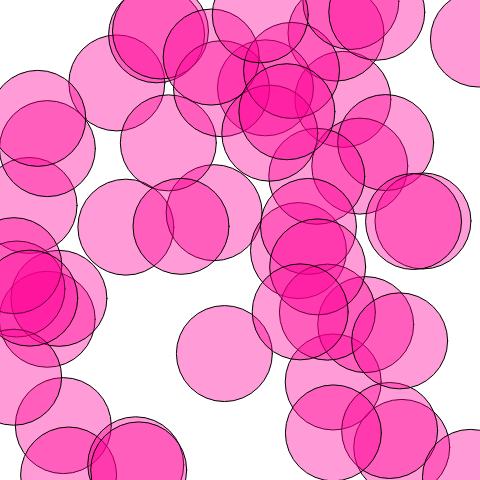
Frame 1 (no input)
Frame 60 (no input): identical to frame 1, image omitted
Frame 120 (the mouse pressed at the canvas centre since frame 60): identical to frame 1, image omitted

The p5.js sketch that drew this single still picture (run headless with seeded random() and noise() and a simulated clock; from frame 60 on, the mouse is pressed at the canvas centre):

// p5.js sketch
// ── sketch.js
function setup() {
  createCanvas (480, 480);
  
  for (var i = 0; i < 50; i++) {
    var x =  random(width);
    var y = random(height);
    var r = 48;
    fill(255, 0, 150, 100);
    ellipse(x, y, r*2, r*2);
  }
}

function draw() {
  
}
